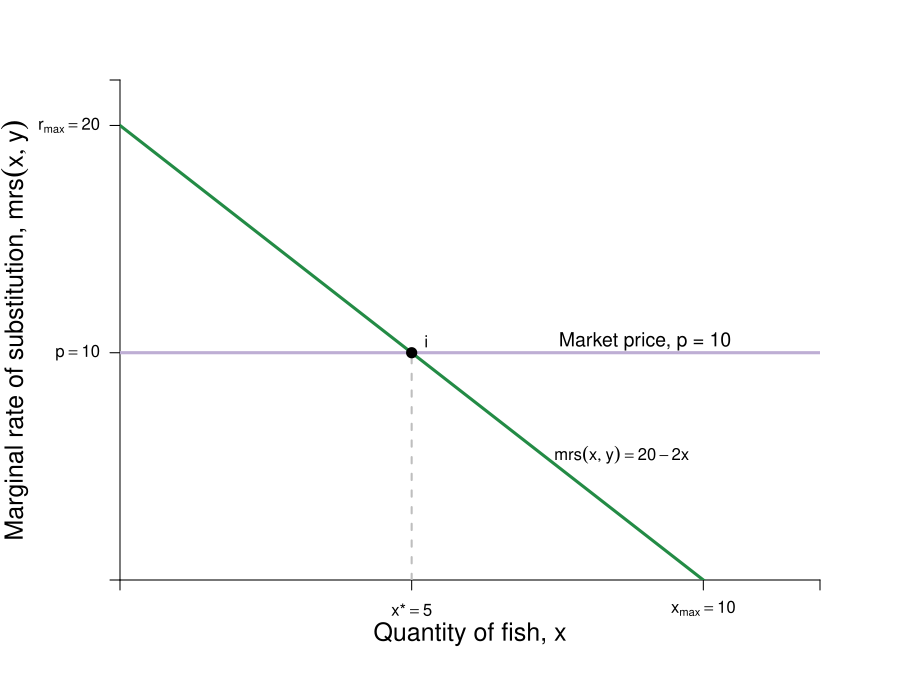

Write the R code that produced this figure.
require(shape)
pdf(file = "bfh-textbook/indmarketdemand/mrs_price_jane.pdf", width = 9, height = 7)

#Set parameters for graphics
axislabelsize <- 1.5
labelsize <- 1.2
graphlinewidth <- 3
segmentlinewidth <- 2

COL <- c("#7fc97f", "#beaed4", "#fdc086", "#ffff99", "#386cb0", "#f0027f", "#bf5b17", "#666666")
COLA <- c("#99d8c9","#66c2a4","#41ae76", "#238b45", "#005824")
COLB <- c("#4eb3d3", "#2b8cbe", "#0868ac","#084081")

par(mar =  c(6, 6, 4, 4))

mrsA <- function(x, rmax = 20, xmax = 10) {
  rmax - (rmax/xmax)*x
}

uA <- function(x, y, rmax, rmax = 20, xmax = 10) {
  y + rmax*x - (1/2)(rmax/xmax)*x^2
}

xlims <- c(0, 11)
ylims <- c(0, 22)

npts <- 501 
x <- seq(xlims[1], xlims[2], length.out = npts)
y <- seq(ylims[1], ylims[2], length.out = npts) 
a <- c(46.08, 55, 64)
b <- c(46.08, 55, 64)

plot(0, 0, xlim = xlims, ylim = ylims, type = "n",
     xlab = expression(paste("")),
     ylab = expression(paste("")), 
     xaxt = "n", 
     yaxt = "n", 
     cex.lab = axislabelsize, 
     bty = "n",
     xaxs="i", 
     yaxs="i")

# ticksy <- seq(from = 0, to = ylims[2], by = 2)
# ylabels <- seq(from = 0, to = ylims[2], by = 2)
# ticksx <- seq(from = 0, to = xlims[2], by = 2)
# xlabels <- seq(from = 0, to = xlims[2], by = 2)
ticksy <- c(0, 10, 20, ylims[2])
ylabels <- c(NA, expression(paste(p == 10)), expression(paste(r[max] == 20)), NA)
ticksx <- c(0, 5, 10, xlims[2])
xlabels <- c(NA, expression(paste(x,"*") == 5), expression(paste(x[max]==10)), NA)

axis(1, at = ticksx, pos = 0, labels = xlabels)
axis(2, at = ticksy, pos = 0, labels = ylabels, las = 1)

npts <- 500 
xx1 <- seq(xlims[1], xlims[2], length.out = npts)

#xpoly <- c(0, 10, 0)
#ypoly <- c(5, 5, 10)
#polygon(x = xpoly, y = ypoly, col = COL[4], density=NULL, border = NA)

#Lines for mrs graph
lines(xx1, mrsA(xx1, rmax = 20, xmax = 10), col = COLA[4], lwd = graphlinewidth)

segments(0, 10, xlims[2], 10, lty = 1, col = COL[2] , lwd = graphlinewidth)
segments(5, 0, 5, 10, lty = 2, col = "gray" , lwd = segmentlinewidth)

#Label axes
mtext(expression(paste("Quantity of fish, ", x)), side=1, line = 2.5, cex = axislabelsize)
text(-1.8, 0.5*ylims[2], expression(paste("Marginal rate of substitution, ", mrs(x,y))), xpd = TRUE, cex = axislabelsize, srt = 90) 

points(5, 10, pch = 16, col = "black", cex = 1.5)
text(5.25, 10.5, expression(i))

#segments(4.11765, 6.17647, 5.88, 8.88, lty = 1, col = COL[2] , lwd = graphlinewidth)
text(9, 10.5, expression("Market price, p = 10"), cex = labelsize)
#text(7.3, 2.5, expression("Curve"))
#Arrows(7.3, 3.5, 7.3, 6.1, col = "black", lty = 1, lwd = 2, arr.type = "triangle", arr.lwd = 0.5)

#Label the iso-welfare functions for the HG, Aisha
# text(3.8, 1.5, expression(u[1]^A))
# text(4.6, 1.5, expression(u[2]^A))
# text(5.5, 1.5, expression(u[3]^A))
#text(6.6, 8.3, expression(u[4]^A))


#Label the indifference curves for the HG, Betty
# text(7.6, 17, expression(u[1]^B))
# text(6.75, 17, expression(u[2]^B))
# text(6, 17, expression(u[3]^B))
#text(3.4, 6.9, expression(v[4]^B))

#Label mrs function
text(8.6, 5.5, expression(paste(mrs(x,y) == 20 - 2*x)))
#Arrows(10, 7.5, 10, 5, col = "black", lty = 1, lwd = 2, arr.type = "triangle", arr.lwd = 0.5)

#Label satiation
#text(20, 3.5, expression(paste(x[max] == "Point")))
#text(20, 3, expression(paste("of Satiation")))
#Arrows(20, 2.5, 20, 0.5, col = "black", lty = 1, lwd = 2, arr.type = "triangle", arr.lwd = 0.5)

#Label highest willingness to pay
#text(5, 10, expression("Consumer Surplus"))
#text(5, 9, expression(paste(CS==frac(1, 2)*bgroup("(",r[max] - p,")")*x)))
#Arrows(5, 8.5, 5, 6, col = "black", lty = 1, lwd = 2, arr.type = "triangle", arr.lwd = 0.5)

dev.off()
